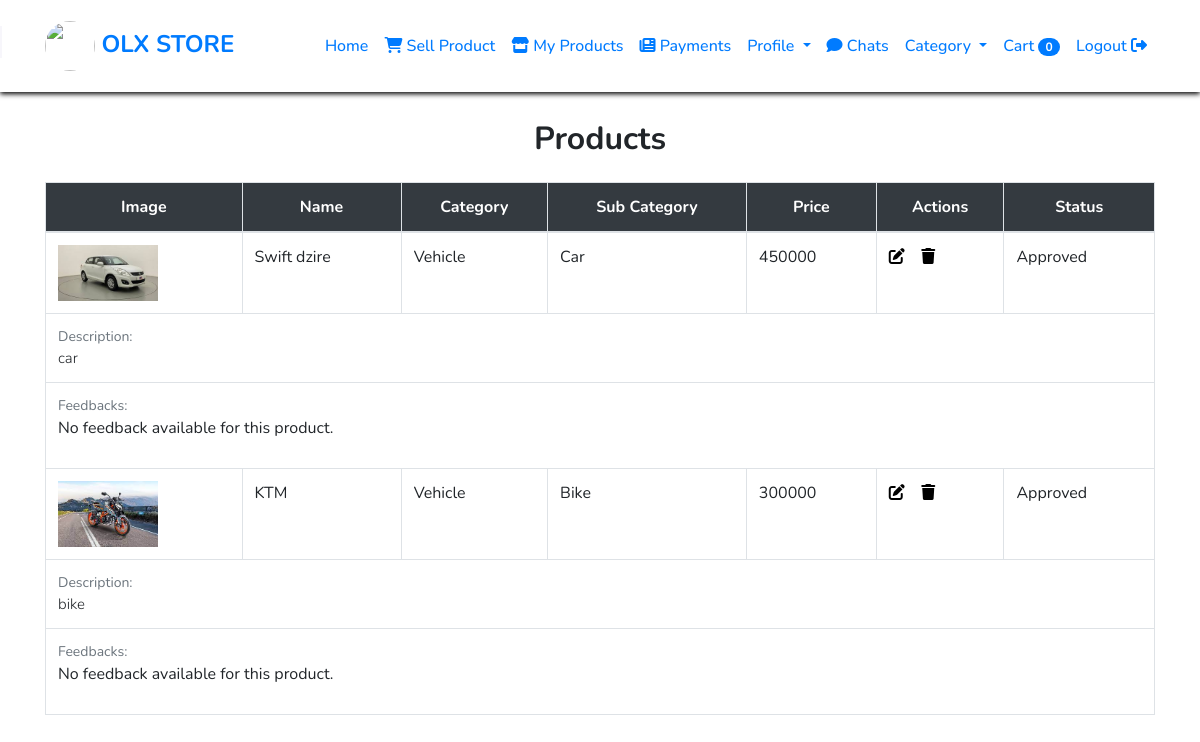
The app's page /show_user_products (signed in) with its own data.
### olx_management_app/models.py (models this page shows, shortened)
class Addproduct(models.Model):
    user = models.ForeignKey(User, on_delete=models.CASCADE, null=True)
    add=models.ForeignKey(Category,on_delete=models.CASCADE,null=True)
    subcategory = models.ForeignKey(SubCategory,on_delete=models.CASCADE,null=True)
    Product_name=models.CharField(max_length=255)
    description=models.CharField(max_length=255)
    year=models.IntegerField(null=True)
    qty=models.PositiveIntegerField(null=True, blank=True)
    price=models.IntegerField(null=True)
    image=models.ImageField(upload_to="images/",null=True)
    is_approved = models.BooleanField(default=False)

class Category(models.Model):
    cat_name=models.CharField(max_length=255)

class SubCategory(models.Model):
    sub_cat_name = models.CharField(max_length=255)
    cat_name = models.ForeignKey(Category, on_delete=models.CASCADE)

### olx_management_app/views.py (the view)
# urls.py: path('show_user_products', views.show_user_products, name='show_user_products'),
@login_required(login_url='index')
def show_user_products(request):
    Products = Category.objects.all()
    bk = Addproduct.objects.filter(user=request.user)
    ca = Category.objects.all()
    current_user=request.user
    user_products = Addproduct.objects.filter(user=current_user,is_approved=True)
    user_chat_messages = ChatMessageData.objects.filter(is_seen=False).exclude(sender=request.user)
    user_chat = ChatMessage.objects.filter(Product__in=user_products).order_by('-id')
    user_products = Addproduct.objects.filter(user=request.user)
    product_ids = user_products.values_list('id', flat=True)  # Retrieve IDs of user's products
    print(product_ids)
    all_feedback_data = Feedback.objects.filter(product_id__in=product_ids)
    print(all_feedback_data)
    cart_items = Cart.objects.filter(user=request.user).select_related('Product')
    example_category_dict = {}
    categories = Category.objects.all()
    for category in categories:
        subcategories = SubCategory.objects.filter(cat_name=category)
        subcategory_list = [sub.sub_cat_name for sub in subcategories]
        example_category_dict[category.cat_name] = subcategory_list
    return render(request, 'show_user_products.html', {'cartitems': cart_items,'bk': Products, 'buk': bk, 'ca': ca, 'all_feedback_data': all_feedback_data, 'user_chat': user_chat, 'user_chat_messages': user_chat_messages, "example_category_dict":example_category_dict})

### templates/show_user_products.html (shortened to what this page needs)
<!DOCTYPE html>
<html lang="en">
{% load static %}
<head>
    <link rel="stylesheet" href="https://cdn.jsdelivr.net/npm/bootstrap@4.6.2/dist/css/bootstrap.min.css">
    <link rel="stylesheet" href="https://cdnjs.cloudflare.com/ajax/libs/font-awesome/6.4.2/css/all.min.css"
/>
</head>
<body>
<nav class="navbar navbar-expand-lg">
    <div class="container">
        <a class="navbar-brand" href="#"><img src="{% static 'images/giphy.gif' %}" height="50px" width="50px"
                                              class="rounded-circle"> OLX STORE</a>
        <div class="collapse navbar-collapse" id="navbarNav">
            <ul class="navbar-nav ml-auto">
                <li class="nav-item active">
                    <a class="nav-link" href="{% url 'userhome' %}">Home</a>
                </li>
                <li class="nav-item active">
                    <a class="nav-link" href="{% url 'UserAddproducts' %}"> <i class="fa-solid fa-cart-shopping"></i>
                        Sell Product </a>
                </li>
                <li class="nav-item active">
                    <a class="nav-link" href="{% url 'show_user_products' %}"> <i class="fa-solid fa-store"></i>
                        My Products </a>
                </li>
                <li class="nav-item active">
                    <a class="nav-link" href="{% url 'show_user_payment_history' %}"> <i
                            class="fa-solid fa-newspaper"></i>
                        Payments </a>
                </li>
                <li class="nav-item dropdown">
                    <a class="nav-link dropdown-toggle" href="#" id="facilitiesDropdown" role="button"
                       data-toggle="dropdown" aria-haspopup="true" aria-expanded="false">
                        Profile
                    </a>
                </li>
                <li class="nav-item active">
                    <a class="nav-link" href="{% url 'show_requestedProduct' %}">
                        <i class="fas fa-comment"></i>
                        Chats
                    </a>
                </li>
               <li class="nav-item dropdown">
                    <a class="nav-link dropdown-toggle" href="#" data-toggle="dropdown"> Category </a>
                </li>
                <li class="nav-item">
                    <a class="nav-link" href="{% url 'cart' %}">
                        Cart <span class="badge badge-pill badge-primary">{{ cartitems|length }}</span>
                    </a>
                </li>
                <li class="nav-item active">
                    <a class="nav-link" href="{% url 'logout1' %}">Logout <i class="fa-solid fa-right-from-bracket"></i></a>
                </li>
            </ul>
        </div>
    </div>
</nav>
<!DOCTYPE html>
<html>
<head>
</head>
<div class="container mt-5"><br><br><br>
    <h2 class="mb-4 text-center"><b>Products</b></h2>
    <div class="table-responsive">
        <table class="table table-bordered">
            <thead class="bg-dark text-white text-center">
            <tr>
                <th>Image</th>
                <th>Name</th>
                <th>Category</th>
                <th>Sub Category</th>
                <th>Price</th>
                <th>Actions</th>
                <th>Status</th>
            </tr>
            </thead>
            <tbody>
            {% for b in buk %}
            <tr>
                <td>
                    {% if b.image %}
                    <img src="{{ b.image.url }}" class="img-fluid" alt="Product Cover" style="max-width: 100px;">
                    {% else %}
                    <p style="height: 100px; width: 100px;"></p>
                    {% endif %}
                </td>
                <td>{{ b.Product_name }}</td>
                <td>{{ b.add.cat_name }}</td>
                <td>{{ b.subcategory.sub_cat_name }}</td>
                <td>{{ b.price }}</td>
                <td>
                    <a href="{% url 'edit_user_product' b.id %}" style="color: black;">
                        <i class="fa fa-edit" aria-hidden="true"></i>
                    </a>
                    <a href="{% url 'delete_user_product' b.id %}" style="color: black;">
                        <i class="fa fa-trash" aria-hidden="true"></i>
                    </a>
                </td>
                <td>
                    {% if not b.is_approved %}
                    Pending Approval
                    {% else %}
                    Approved
                    {% endif %}
                </td>
            </tr>
            <tr>
                <td colspan="7">
                    <p class="small text-muted mb-0">Description:</p>
                    <p class="lead fw-normal mb-0" style="font-size: 15px;">{{ b.description }}</p>
                </td>
            </tr>
            <tr>
                <td colspan="7">
                    <p class="small text-muted mb-0">Feedbacks:</p>
                    <ul class="list-unstyled">
                        {% for feedback in all_feedback_data %}
                        {% if feedback.product_id == b.id %}
                        <li>{{feedback.user}} : {{ feedback.feedback_text }}</li>
                        {% endif %}
                        {% empty %}
                        <li>No feedback available for this product.</li>
                        {% endfor %}
                    </ul>
                </td>
            </tr>
            {% endfor %}
            </tbody>
        </table>
    </div>
</div>
</body>
</html>
</body>
</html>

### templates/show_user_products.html (style rules this page uses)
body { margin: 0; padding: 0; background-size: cover; background-position: center center; min-height: 100vh; font-family: Helvetica, Verdana, Roboto; }
.navbar { background: rgb(255, 255, 255); box-shadow: 0 2px 5px rgb(0, 0, 0); padding: 1rem; position: absolute; top: 0; width: 100%; z-index: 1; transition: background-color 0.3s ease-in-out; }
.navbar-brand { font-size: 1.5rem; font-weight: bold; }
.navbar-nav .nav-link { font-weight: 500; transition: color 0.3s ease-in-out; }
@media (min-width: 992px) { .navbar { position: fixed; } }
:root { --first-color: #1a2c63; --first-color-light: #cbddf7; --white-color: #f7f6fb; --body-font: "Nunito", sans-serif; --normal-font-size: 1rem; --z-fixed: 100; }
body { position: relative; font-family: var(--body-font); font-size: var(--normal-font-size); transition: 0.5s; }
a { text-decoration: none; }
.active { color: var(--white-color); }
.active::before { content: ""; position: absolute; left: 0; width: 2px; height: 32px; background-color: var(--white-color); }

### records on screen
Addproduct: image (picture), Product_name "Swift dzire", add.cat_name "Vehicle", subcategory.sub_cat_name "Car", price "450000", is_approved "Approved", description "car"
Addproduct: image (picture), Product_name "KTM", add.cat_name "Vehicle", subcategory.sub_cat_name "Bike", price "300000", is_approved "Approved", description "bike"

### other values on screen
{{ cartitems|length }} "0"
